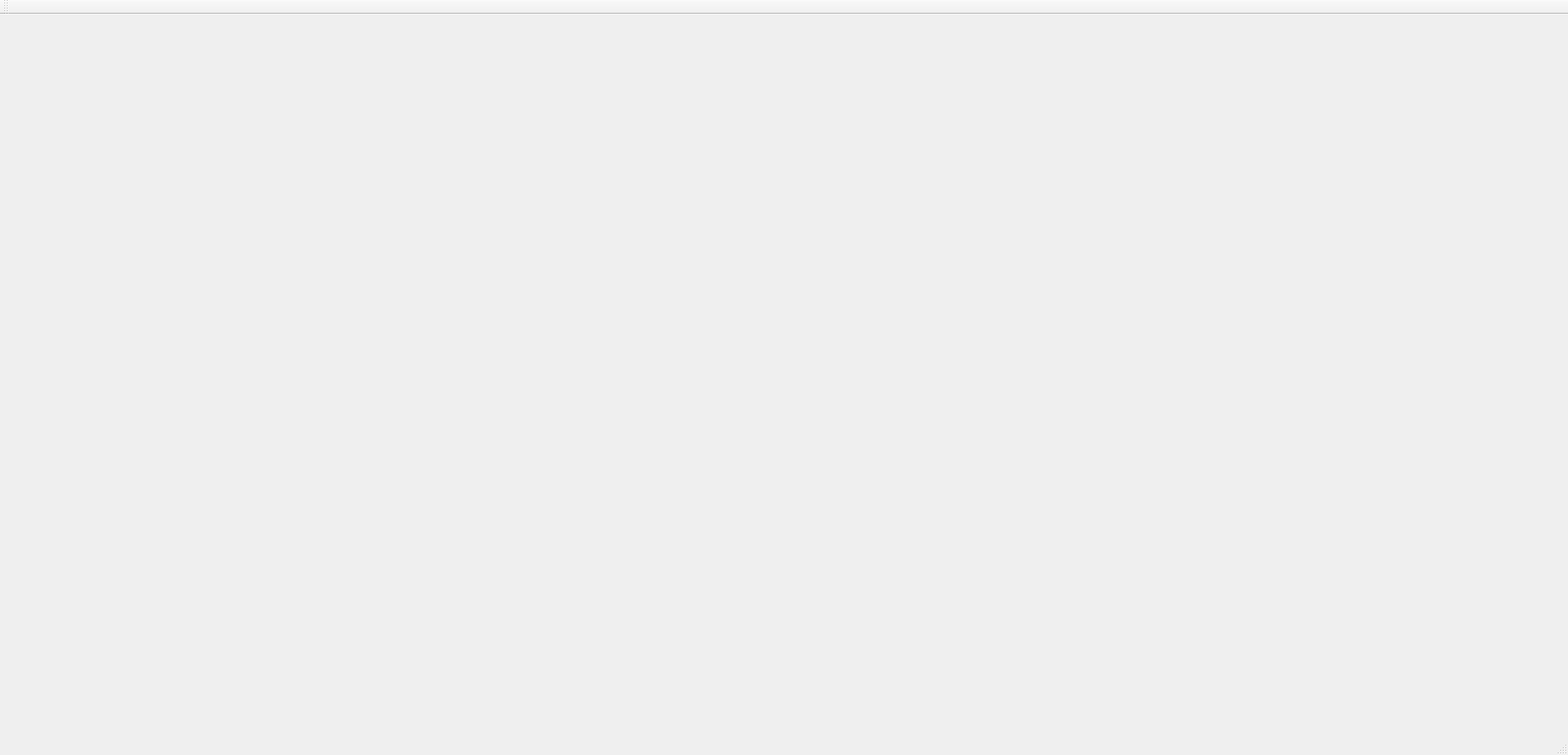
<?xml version="1.0" encoding="UTF-8"?>
<ui version="4.0">
 <class>MainWindow</class>
 <widget class="QMainWindow" name="MainWindow">
  <property name="geometry">
   <rect>
    <x>0</x>
    <y>0</y>
    <width>1838</width>
    <height>885</height>
   </rect>
  </property>
  <property name="windowTitle">
   <string>MainWindow</string>
  </property>
  <widget class="QWidget" name="centralWidget">
   <widget class="QWidget" name="gridLayoutWidget">
    <property name="geometry">
     <rect>
      <x>20</x>
      <y>10</y>
      <width>1791</width>
      <height>761</height>
     </rect>
    </property>
    <layout class="QGridLayout" name="gridLayout"/>
   </widget>
  </widget>
  <widget class="QMenuBar" name="menuBar">
   <property name="geometry">
    <rect>
     <x>0</x>
     <y>0</y>
     <width>1838</width>
     <height>39</height>
    </rect>
   </property>
  </widget>
  <widget class="QToolBar" name="mainToolBar">
   <attribute name="toolBarArea">
    <enum>TopToolBarArea</enum>
   </attribute>
   <attribute name="toolBarBreak">
    <bool>false</bool>
   </attribute>
  </widget>
  <widget class="QStatusBar" name="statusBar"/>
 </widget>
 <layoutdefault spacing="6" margin="11"/>
 <resources/>
 <connections/>
</ui>
